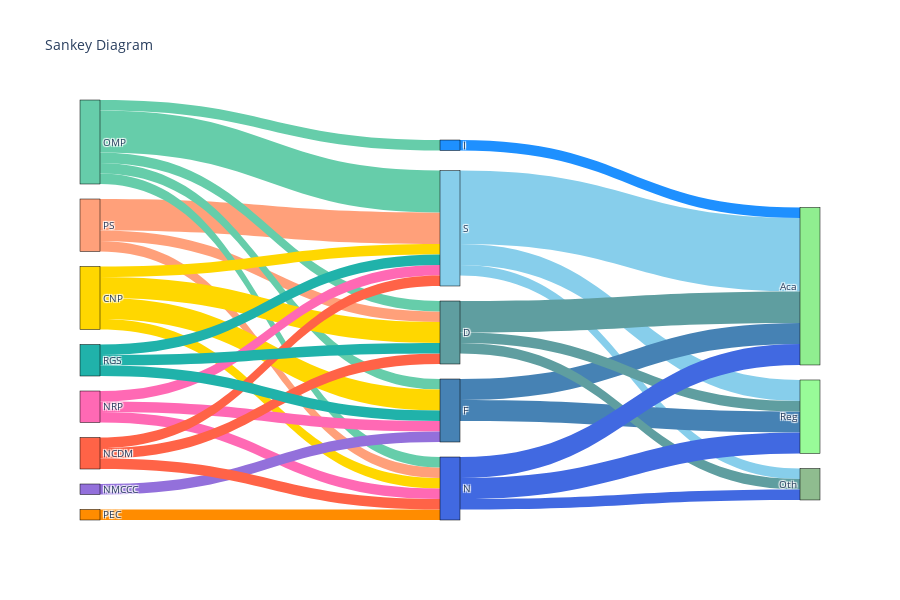

Source (notebook cell):
### Markdown cell above
# Sankey Section

### Code cell
import pandas as pd
import plotly.graph_objects as go
import numpy as np

# Read the data
df = pd.read_csv('../data/sankey_assignment.csv')

# Define the source categories and target categories
source_cols = ['PS', 'OMP', 'CNP', 'NRP', 'NMCCC', 'PEC', 'NCDM', 'RGS']
middle_cols = ['S', 'F', 'D', 'N', 'I']
target_cols = ['Reg', 'Aca', 'Oth']

# Create lists to store the Sankey diagram data
source_list = []
target_list = []
value_list = []

# Function to get node index
def get_node_index(node, node_labels):
    return node_labels.index(node)

# Create node labels list
node_labels = source_cols + middle_cols + target_cols

# Source to middle connections
for src_col in source_cols:
    for mid_col in middle_cols:
        value = df.loc[df['LABEL'] == mid_col, src_col].values[0]
        if value > 0:
            source_list.append(get_node_index(src_col, node_labels))
            target_list.append(get_node_index(mid_col, node_labels))
            value_list.append(value)

# Middle to target connections
for mid_col in middle_cols:
    for tgt_col in target_cols:
        value = df.loc[df['LABEL'] == mid_col, tgt_col].values[0]
        if value > 0:
            source_list.append(get_node_index(mid_col, node_labels))
            target_list.append(get_node_index(tgt_col, node_labels))
            value_list.append(value)

# Create color list for nodes using colors from the image
colors = [
    '#FFA07A',  # Salmon pink (PS)
    '#66CDAA',  # Medium aquamarine (OMP)
    '#FFD700',  # Yellow (CNP)
    '#FF69B4',  # Hot pink (NRP)
    '#9370DB',  # Medium purple (NMCCC)
    '#FF8C00',  # Dark orange (PEC)
    '#FF6347',  # Tomato red (NCDM)
    '#20B2AA',  # Light sea green (RGS)
    '#87CEEB',  # Sky blue (S)
    '#4682B4',  # Steel blue (F)
    '#5F9EA0',  # Cadet blue (D)
    '#4169E1',  # Royal blue (N)
    '#1E90FF',  # Dodger blue (I)
    '#98FB98',  # Pale green (ACA)
    '#90EE90',  # Light green (RE)
    '#8FBC8F'   # Dark sea green (OTH)
]

# Create the Sankey diagram
fig = go.Figure(data=[go.Sankey(
    node = dict(
        pad = 15,
        thickness = 20,
        line = dict(color = "black", width = 0.5),
        label = node_labels,
        color = colors
    ),
    link = dict(
        source = source_list,
        target = target_list,
        value = value_list,
        color = [colors[src] for src in source_list]  # Color links based on source node color
    )
)])

# Update the layout
fig.update_layout(
    title_text="Sankey Diagram",
    font_size=10,
    height=600,
    paper_bgcolor='white',
    plot_bgcolor='white'
)

# Show the plot
fig.show()

### Figure 1 — Plotly figure (JSON) as saved in the notebook; plotly's stock layout.template omitted (floating-point values rounded to 4 significant figures)
{"data": [{"link": {"color": ["#FFA07A", "#FFA07A", "#FFA07A", "#66CDAA", "#66CDAA", "#66CDAA", "#66CDAA", "#66CDAA", "#FFD700", "#FFD700", "#FFD700", "#FFD700", "#FF69B4", "#FF69B4", "#FF69B4", "#9370DB", "#FF8C00", "#FF6347", "#FF6347", "#FF6347", "#20B2AA", "#20B2AA", "#20B2AA", "#87CEEB", "#87CEEB", "#87CEEB", "#4682B4", "#4682B4", "#5F9EA0", "#5F9EA0", "#5F9EA0", "#4169E1", "#4169E1", "#4169E1", "#1E90FF"], "source": [0, 0, 0, 1, 1, 1, 1, 1, 2, 2, 2, 2, 3, 3, 3, 4, 5, 6, 6, 6, 7, 7, 7, 8, 8, 8, 9, 9, 10, 10, 10, 11, 11, 11, 12], "target": [8, 10, 11, 8, 9, 10, 11, 12, 8, 9, 10, 11, 8, 9, 11, 9, 11, 8, 10, 11, 8, 9, 10, 13, 14, 15, 13, 14, 13, 14, 15, 13, 14, 15, 14], "value": [3, 1, 1, 4, 1, 1, 1, 1, 1, 2, 2, 1, 1, 1, 1, 1, 1, 1, 1, 1, 1, 1, 1, 2, 7, 1, 2, 2, 1, 3, 1, 2, 2, 1, 1]}, "node": {"color": ["#FFA07A", "#66CDAA", "#FFD700", "#FF69B4", "#9370DB", "#FF8C00", "#FF6347", "#20B2AA", "#87CEEB", "#4682B4", "#5F9EA0", "#4169E1", "#1E90FF", "#98FB98", "#90EE90", "#8FBC8F"], "label": ["PS", "OMP", "CNP", "NRP", "NMCCC", "PEC", "NCDM", "RGS", "S", "F", "D", "N", "I", "Reg", "Aca", "Oth"], "line": {"color": "black", "width": 0.5}, "pad": 15, "thickness": 20}, "type": "sankey"}], "layout": {"font": {"size": 10}, "height": 600, "paper_bgcolor": "white", "plot_bgcolor": "white", "title": {"text": "Sankey Diagram"}}}
